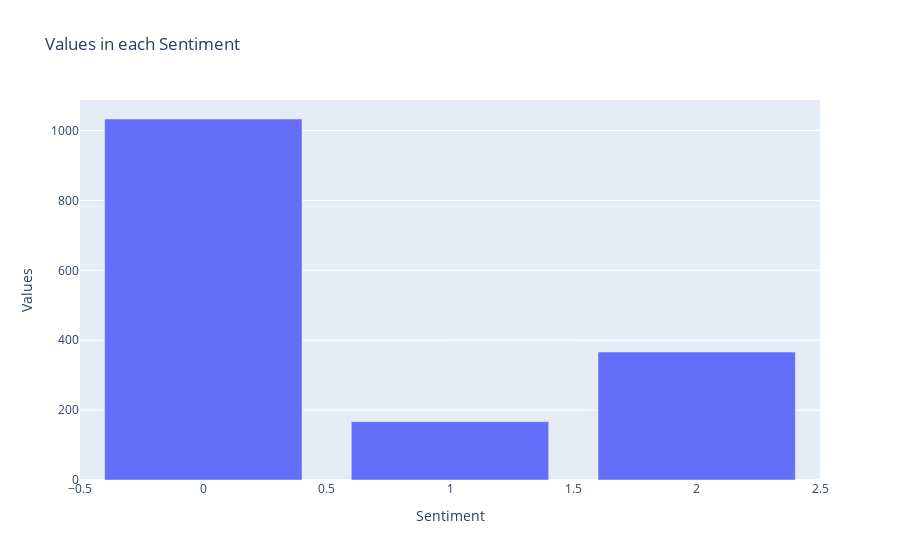

The notebook cell this image was saved under:
### Code cell
fig = go.Figure([go.Bar(x=y.value_counts().index, y=y.value_counts().tolist())])
fig.update_layout(
    title="Values in each Sentiment",
    xaxis_title="Sentiment",
    yaxis_title="Values")
fig.show()

### Figure 1 — Plotly figure (JSON) as saved in the notebook; plotly's stock layout.template omitted (floating-point values rounded to 4 significant figures)
{"data": [{"type": "bar", "x": [0, 2, 1], "y": [1033, 366, 167]}], "layout": {"title": {"text": "Values in each Sentiment"}, "xaxis": {"title": {"text": "Sentiment"}}, "yaxis": {"title": {"text": "Values"}}}}
